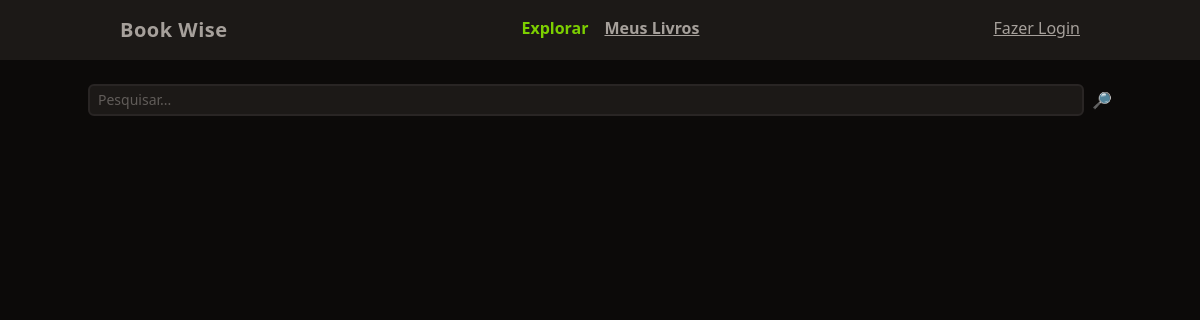
Before: / with the older database file.
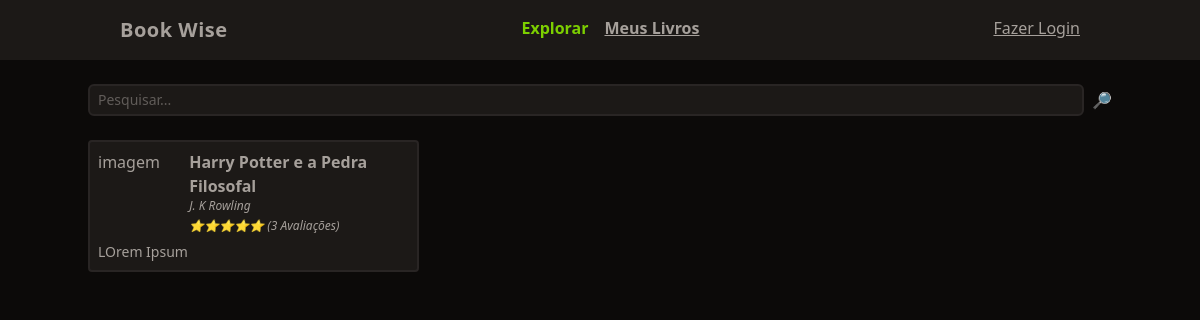
After: the same page with the newer database file.
### tables this page shows
CREATE TABLE livros (
  id integer primary key,
  titulo varchar(255),
  autor varchar(255),
  ano_lancamento integer,
  descricao text,
  usuario_id integer,
  foreign key(usuario_id) references usuarios(id) on delete cascade
);

### functions.php (called while the page is built, shortened)
<?php
function view($view, $data = [])
{
    require 'views/template/app.php';
}
function auth()
{
    if (!isset($_SESSION['auth'])) {
        return null;
    }
    return $_SESSION["auth"];
}

### controllers/index.controller.php (called while the page is built)
<?php
$pesquisar = $_REQUEST['pesquisar'] ?? '';
$livros = $DB->query(
    query: "select * from livros where titulo like :filtro",
    class: Livro::class,
    params: ['filtro' => "%$pesquisar%"]
)->fetchAll();
view('index',compact('livros'));
?>

### routes.php (called while the page is built, shortened)
<?php
$uri = str_replace('/', '', parse_url($_SERVER['REQUEST_URI'])['path']);
$controller = !empty($uri) ? $uri : 'index';
require "controllers/{$controller}.controller.php";

### index.php (called while the page is built, shortened)
<?php
require "functions.php";
$config = require('config.php');
require "Database.php";
require "routes.php";

### config.php (called while the page is built)
<?php
return [
    'database' => [
        'driver' => 'sqlite',
        'database' => 'database.sqlite'
    ]
];

### Database.php (called while the page is built)
<?php
class Database
{
    private $db;
    public function __construct($config)
    {
        $this->db = new PDO($this->getDsn($config));
    }
     private function getDsn($config)
     {
        $driver = $config['driver'];
        unset($config['driver']);
        $dsn = $driver . ':' . http_build_query($config, '', ';');
        if ($driver == 'sqlite') {
            $dsn = $driver . ':' . $config['database'];
        }
        return $dsn;
    }
    public function query($query, $class = null, $params = [])
    {
        $prepare = $this->db->prepare($query);
        if ($class) {
            $prepare->setFetchMode(PDO::FETCH_CLASS, $class);
        }
        $prepare->execute($params);
        return $prepare;
    }
}
$DB = new Database($config['database']);

### views/index.view.php (the view)
<form class="w-full flex space-x-2 mt-6">
    <input
        type="text"
        class="border-stone-800 border-2 rounded-md bg-stone-900 text-sm focus:outline-none px-2 py-1 w-full"
        placeholder="Pesquisar..."
        name="pesquisar">
    <button type="submit">🔎</button>
</form>
<section class="grid gap-4 grid-cols-1 md:grid-cols-2 lg:grid-cols-3">
    <?php foreach ($livros as $livro): ?>
        <div class="p-2 rounded border-stone-800 border-2 bg-stone-900">
            <div class="flex">
                <div class="w-1/3">imagem</div>
                <div class="space-y-1">
                    <a href="/livro?id=<?= $livro->id ?>" class="font-semibold hover:underline"><?= $livro->titulo ?></a>
                    <div class="text-xs italic"><?= $livro->autor ?></div>
                    <div class="text-xs italic">⭐⭐⭐⭐⭐ (3 Avaliações)</div>
                </div>
            </div>
            <div class="text-sm mt-2">
                <?= $livro->descricao ?>
            </div>
        </div>
    <?php endforeach; ?>
</section>

### views/template/app.php (shortened to what this page needs)
<!DOCTYPE html>
<html lang="pt-br">
<head>
    <script src="https://cdn.jsdelivr.net/npm/@tailwindcss/browser@4"></script>
</head>
<body class="bg-stone-950 text-stone-400">
    <header class="bg-stone-900">
        <nav class="mx-auto max-w-screen-lg flex justify-between px-8 py-4">
            <div class="font-bold text-xl tracking-wide">Book Wise</div>
            <ul class="flex space-x-4 font-bold">
                <li><a href="/" class="text-lime-500">Explorar</a></li>
                <li><a href="/meus-livros" class="hover: underline">Meus Livros</a></li>
            </ul>
            <ul>
                <?php if (auth()): ?>
                    <li><?= auth()->nome ?></li>
                    <li><a href="/logout" class="hover: underline">Sair</a></li>
                <?php else: ?>
                    <li><a href="/login" class="hover: underline">Fazer Login</a></li>
                <?php endif; ?>
            </ul>
        </nav>
    </header>
    <main class="mx-auto max-w-screen-lg space-y-6">
        <?php require "views/{$view}.view.php"; ?>
    </main>
</body>
</html>

Changed rows visible on the page:
added livros: titulo "Harry Potter e a Pedra Filosofal", autor "J. K Rowling", descricao "LOrem Ipsum"
